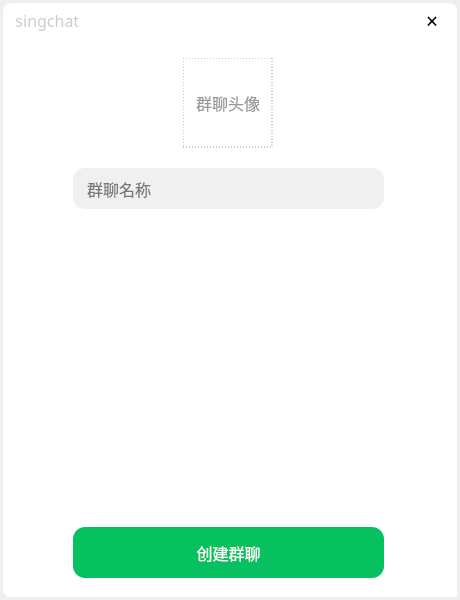
<?xml version="1.0" encoding="UTF-8"?>
<ui version="4.0">
 <class>CreateGroup</class>
 <widget class="QWidget" name="CreateGroup">
  <property name="geometry">
   <rect>
    <x>0</x>
    <y>0</y>
    <width>460</width>
    <height>600</height>
   </rect>
  </property>
  <property name="minimumSize">
   <size>
    <width>460</width>
    <height>600</height>
   </size>
  </property>
  <property name="maximumSize">
   <size>
    <width>460</width>
    <height>600</height>
   </size>
  </property>
  <property name="windowTitle">
   <string>Form</string>
  </property>
  <layout class="QVBoxLayout" name="verticalLayout">
   <property name="spacing">
    <number>3</number>
   </property>
   <property name="leftMargin">
    <number>3</number>
   </property>
   <property name="topMargin">
    <number>3</number>
   </property>
   <property name="rightMargin">
    <number>3</number>
   </property>
   <property name="bottomMargin">
    <number>3</number>
   </property>
   <item>
    <widget class="QWidget" name="shadowwidget" native="true">
     <layout class="QVBoxLayout" name="verticalLayout_2">
      <property name="spacing">
       <number>0</number>
      </property>
      <property name="leftMargin">
       <number>0</number>
      </property>
      <property name="topMargin">
       <number>0</number>
      </property>
      <property name="rightMargin">
       <number>0</number>
      </property>
      <property name="bottomMargin">
       <number>0</number>
      </property>
      <item>
       <widget class="QWidget" name="widget_1" native="true">
        <property name="minimumSize">
         <size>
          <width>0</width>
          <height>35</height>
         </size>
        </property>
        <property name="maximumSize">
         <size>
          <width>16777215</width>
          <height>35</height>
         </size>
        </property>
        <property name="styleSheet">
         <string notr="true">#widget_1 {
    /* 浅灰色背景（微信PC端常用浅灰） */
    background-color: #FFFFFF !important;

    /* 左上角圆角8px（保持原始值，不×5） */
    border-top-left-radius: 8px !important;
    /* 左下角圆角8px（保持原始值） */
    /* border-bottom-left-radius: 8px !important;*/
    border-top-right-radius: 8px !important;
    /* 右上/右下不设圆角，默认尖角，无需额外写 */
    /* 强制显示，排除隐藏/透明干扰 */
    visibility: visible !important;
    opacity: 1 !important;
}
</string>
        </property>
        <layout class="QHBoxLayout" name="horizontalLayout_2">
         <property name="spacing">
          <number>0</number>
         </property>
         <property name="leftMargin">
          <number>0</number>
         </property>
         <property name="topMargin">
          <number>0</number>
         </property>
         <property name="rightMargin">
          <number>0</number>
         </property>
         <property name="bottomMargin">
          <number>0</number>
         </property>
         <item>
          <widget class="QWidget" name="widget_1_2" native="true">
           <property name="minimumSize">
            <size>
             <width>150</width>
             <height>0</height>
            </size>
           </property>
           <property name="maximumSize">
            <size>
             <width>150</width>
             <height>16777215</height>
            </size>
           </property>
           <layout class="QHBoxLayout" name="horizontalLayout_3">
            <property name="spacing">
             <number>0</number>
            </property>
            <property name="leftMargin">
             <number>0</number>
            </property>
            <property name="topMargin">
             <number>0</number>
            </property>
            <property name="rightMargin">
             <number>0</number>
            </property>
            <property name="bottomMargin">
             <number>0</number>
            </property>
            <item>
             <widget class="QLabel" name="label_1_2">
              <property name="font">
               <font>
                <family>微软雅黑</family>
                <pointsize>12</pointsize>
               </font>
              </property>
              <property name="styleSheet">
               <string notr="true">#label_1_2 {
    /* 浅灰色文字（#CCCCCC是通用浅灰，视觉舒适） */
    color: #CCCCCC !important;
    /* 可选：防止父样式覆盖，兜底 */
    background-color: transparent !important;
}</string>
              </property>
              <property name="text">
               <string>   singchat</string>
              </property>
             </widget>
            </item>
           </layout>
          </widget>
         </item>
         <item>
          <spacer name="horizontalSpacer">
           <property name="orientation">
            <enum>Qt::Orientation::Horizontal</enum>
           </property>
           <property name="sizeHint" stdset="0">
            <size>
             <width>337</width>
             <height>20</height>
            </size>
           </property>
          </spacer>
         </item>
         <item>
          <widget class="QWidget" name="widget_1_1" native="true">
           <property name="enabled">
            <bool>true</bool>
           </property>
           <property name="minimumSize">
            <size>
             <width>50</width>
             <height>35</height>
            </size>
           </property>
           <property name="maximumSize">
            <size>
             <width>50</width>
             <height>35</height>
            </size>
           </property>
           <layout class="QHBoxLayout" name="horizontalLayout">
            <property name="spacing">
             <number>0</number>
            </property>
            <property name="leftMargin">
             <number>0</number>
            </property>
            <property name="topMargin">
             <number>0</number>
            </property>
            <property name="rightMargin">
             <number>0</number>
            </property>
            <property name="bottomMargin">
             <number>0</number>
            </property>
            <item>
             <widget class="QPushButton" name="groupclose">
              <property name="minimumSize">
               <size>
                <width>0</width>
                <height>35</height>
               </size>
              </property>
              <property name="maximumSize">
               <size>
                <width>16777215</width>
                <height>35</height>
               </size>
              </property>
              <property name="font">
               <font>
                <family>楷体</family>
                <pointsize>16</pointsize>
               </font>
              </property>
              <property name="styleSheet">
               <string notr="true">#groupclose {
    /* 基础样式：无边框 + 四角圆角 + 透明背景 */
    border: none !important;                /* 彻底隐藏边框 */

    background: transparent !important;     /* 初始透明 */
    /* 右上角圆角8px（保持原始值，不×5） */
    border-top-right-radius: 8px !important;

    outline: none !important;               /* 去掉焦点框（QT默认点击后会有） */
}


/* 鼠标悬浮：浅一号的玫瑰红 */
#groupclose:hover {
    background-color: #E02041 !important; /* 悬浮浅玫瑰红，比默认色淡 */
	color: #FFFFFF !important; /* 悬浮时字体白色 */
}

/* 鼠标按下：颜色变深（深一号的玫瑰红） */
#groupclosee:pressed {
    background-color: #C01838 !important; /* 按下深玫瑰红，比默认色深 */
	color: #FFFFFF !important; /* 悬浮时字体白色 */
}</string>
              </property>
              <property name="text">
               <string>×</string>
              </property>
             </widget>
            </item>
           </layout>
          </widget>
         </item>
        </layout>
       </widget>
      </item>
      <item>
       <widget class="QWidget" name="widget_2" native="true">
        <property name="minimumSize">
         <size>
          <width>0</width>
          <height>200</height>
         </size>
        </property>
        <property name="maximumSize">
         <size>
          <width>16777215</width>
          <height>200</height>
         </size>
        </property>
        <property name="styleSheet">
         <string notr="true">#widget_2 {
    background-color: #FFFFFF !important;
    visibility: visible !important;
    opacity: 1 !important;
    border: none !important;


}</string>
        </property>
        <widget class="QLineEdit" name="groupname">
         <property name="geometry">
          <rect>
           <x>70</x>
           <y>130</y>
           <width>311</width>
           <height>41</height>
          </rect>
         </property>
         <property name="font">
          <font>
           <family>微软雅黑</family>
           <pointsize>12</pointsize>
          </font>
         </property>
         <property name="styleSheet">
          <string notr="true">#groupname {
    /* ① 彻底隐藏边框（包括默认的焦点边框） */
    border: none !important;
    outline: none !important;
    
    /* ② 圆角矩形（12px是微信输入框常用圆角，可按需调整） */
    border-radius: 12px !important;
    
    /* ③ 底色设为#F0F0F0灰色 */
    background-color: #F0F0F0 !important;
    
    /* 优化：内边距，避免文字贴圆角边缘（可选但推荐） */
    padding: 6px 12px !important;
}</string>
         </property>
         <property name="text">
          <string/>
         </property>
         <property name="frame">
          <bool>true</bool>
         </property>
         <property name="placeholderText">
          <string>群聊名称</string>
         </property>
        </widget>
        <widget class="QPushButton" name="btnAvatargroup">
         <property name="geometry">
          <rect>
           <x>180</x>
           <y>20</y>
           <width>90</width>
           <height>90</height>
          </rect>
         </property>
         <property name="font">
          <font>
           <pointsize>12</pointsize>
          </font>
         </property>
         <property name="styleSheet">
          <string notr="true">#btnAvatargroup {
    /* 核心：深灰色(#999999)虚线边框（替代原浅灰#F0F0F0） */
    border: 1px dashed #999999 !important; /* 1px虚线 + 深灰色，视觉更醒目 */

    
    /* 文本颜色：同步改为深灰色#999999 */
    color: #999999 !important;
    
    /* 背景透明，适配多数场景（如需深色底可替换） */
    background-color: transparent !important;
    
    /* 内边距：避免文字贴边框，提升排版舒适度 */
    padding: 6px 12px !important;
    
    /* 清除QT默认焦点框/多余样式 */
    outline: none !important;
}

/* 鼠标悬浮：虚线+文本稍深，增强交互反馈 */
#btnAvatargroup:hover {
    border-color: #888888 !important; /* 悬浮时深一级灰色 */
    color: #888888 !important;
    background-color: rgba(0, 0, 0, 0.03) !important; /* 轻微背景灰，不突兀 */
}

/* 鼠标按下：虚线+文本再深，模拟按压质感 */
#btnAvatargroup:pressed {
    border-color: #777777 !important; /* 按下时最深一级灰色 */
    color: #777777 !important;
}</string>
         </property>
         <property name="text">
          <string>群聊头像</string>
         </property>
        </widget>
       </widget>
      </item>
      <item>
       <widget class="QWidget" name="widget_3" native="true">
        <property name="styleSheet">
         <string notr="true">#widget_3 {
    /* 浅灰色背景（微信PC端常用浅灰） */
    background-color: #FFFFFF !important;

    /* 左下角圆角8px（保持原始值，不×5） */
    border-bottom-left-radius: 8px !important;
    /* 左下角圆角8px（保持原始值） */
    /* border-bottom-left-radius: 8px !important;*/
    border-bottom-right-radius: 8px !important;
    /* 右上/右下不设圆角，默认尖角，无需额外写 */
    /* 强制显示，排除隐藏/透明干扰 */
    visibility: visible !important;
    opacity: 1 !important;
}</string>
        </property>
        <layout class="QVBoxLayout" name="verticalLayout_3">
         <property name="spacing">
          <number>0</number>
         </property>
         <property name="leftMargin">
          <number>0</number>
         </property>
         <property name="topMargin">
          <number>0</number>
         </property>
         <property name="rightMargin">
          <number>0</number>
         </property>
         <property name="bottomMargin">
          <number>0</number>
         </property>
         <item>
          <widget class="QWidget" name="group_widget" native="true">
           <property name="styleSheet">
            <string notr="true"/>
           </property>
           <layout class="QVBoxLayout" name="verticalLayout_4">
            <property name="spacing">
             <number>0</number>
            </property>
            <property name="leftMargin">
             <number>0</number>
            </property>
            <property name="topMargin">
             <number>0</number>
            </property>
            <property name="rightMargin">
             <number>0</number>
            </property>
            <property name="bottomMargin">
             <number>0</number>
            </property>
            <item>
             <widget class="QListView" name="creategroupList">
              <property name="styleSheet">
               <string notr="true">/* 滚动条整体：7px宽+全0边距 */
QListView#creategroupList QScrollBar:vertical {
    width: 7px;
    background: transparent;
    margin: 0px !important;  /* 强制全0 */
    padding: 0px !important; /* 强制全0 */
}

/* 滑槽：全0边距+3px圆角 */
QListView#creategroupList QScrollBar::groove:vertical {
    background: transparent;
    border-radius: 3px;
    margin: 0px !important;
    padding: 0px !important;
}

/* 滑块：核心！全0边距+3px圆角+无挤压 */
QListView#creategroupList QScrollBar::handle:vertical {
    background: #C8C8C8;
    border-radius: 3px;      /* 7px宽用3px圆角，Qt渲染最兼容 */
    margin: 0px !important;  /* 彻底取消所有边距，避免挤压 */
    padding: 0px !important;
    min-height: 30px;        /* 最小高度足够，保证圆角显示 */
}

/* 滑块hover状态 */
QListView#creategroupList QScrollBar::handle:vertical:hover {
    background: #A8A8A8;
}

/* 滑块按下状态 */
QListView#creategroupList QScrollBar::handle:vertical:pressed {
    background: #888888;
}

/* 隐藏箭头：全0边距 */
QListView#creategroupList QScrollBar::sub-line:vertical,
QListView#creategroupList QScrollBar::add-line:vertical {
    height: 0px;
    width: 0px;
    margin: 0px;
    padding: 0px;
}

QListView#creategroupList QScrollBar::up-arrow:vertical,
QListView#creategroupList QScrollBar::down-arrow:vertical {
    image: none;
}

QListView#creategroupList QScrollBar::corner:vertical {
    background: transparent;
    margin: 0px;
    padding: 0px;
}

#creategroupList {
    /* 1. 彻底无边框（核心需求） */
    border: none !important;          /* 去掉列表原生边框 */
    outline: none !important;         /* 去掉焦点高亮框 */
    
    /* 2. 微信风格背景色 */
    background-color: #FFFFFF !important; /* 和微信消息列表背景一致 */
    
    /* 3. 列表项间距（可选，模拟微信列表项间距） */
    spacing: 2px !important;
}

/* 美化滚动条（微信窄滚动条，可选但推荐） */
#creategroupList QScrollBar:vertical {
    background: transparent !important; /* 滚动条背景透明 */
    width: 6px !important;              /* 窄滚动条，贴合微信 */
}
#creategroupList QScrollBar::handle:vertical {
    background-color: #D1D1D1 !important; /* 滚动条滑块颜色 */
    border-radius: 3px !important;        /* 滑块圆角 */
}
#creategroupList QScrollBar::handle:vertical:hover {
    background-color: #BFBFBF !important; /* 鼠标悬浮滑块加深 */
}
#creategroupList QScrollBar::add-page:vertical,
#creategroupList QScrollBar::sub-page:vertical {
    background: transparent !important; /* 滚动条空白区域透明 */
}

/* ============================================== */
/* 新增：隐藏横向滚动条（仅保留垂直滚动条，核心需求） */
/* ============================================== */
/* 1. 横向滚动条整体隐藏：高度设为0，彻底不显示 */
#creategroupList QScrollBar:horizontal {
    height: 0px !important;           /* 横向滚动条高度设为0，隐藏本体 */
    background: transparent !important; /* 背景透明，无残留 */
    margin: 0px !important;           /* 强制边距为0，无多余空白 */
    padding: 0px !important;          /* 强制内边距为0，无多余空白 */
}

/* 2. 横向滚动条滑块隐藏：尺寸设为0，无残留 */
#creategroupList QScrollBar::handle:horizontal {
    width: 0px !important;            /* 滑块宽度设为0，隐藏滑块 */
    height: 0px !important;           /* 滑块高度设为0，隐藏滑块 */
    background: transparent !important; /* 背景透明，无残留 */
}

/* 3. 横向滚动条空白区域透明：无多余底色 */
#creategroupList QScrollBar::add-page:horizontal,
#creategroupList QScrollBar::sub-page:horizontal {
    background: transparent !important;
}

/* 4. 横向滚动条箭头隐藏：彻底消除残留元素 */
#creategroupList QScrollBar::sub-line:horizontal,
#creategroupList QScrollBar::add-line:horizontal {
    width: 0px !important;
    height: 0px !important;
}

#creategroupList QScrollBar::left-arrow:horizontal,
#creategroupList QScrollBar::right-arrow:horizontal {
    image: none !important;
}
</string>
              </property>
             </widget>
            </item>
           </layout>
          </widget>
         </item>
         <item>
          <widget class="QWidget" name="widget_3_1" native="true">
           <property name="minimumSize">
            <size>
             <width>0</width>
             <height>80</height>
            </size>
           </property>
           <property name="maximumSize">
            <size>
             <width>16777215</width>
             <height>80</height>
            </size>
           </property>
           <property name="styleSheet">
            <string notr="true">#widget_3_1 {
    /* 浅灰色背景（微信PC端常用浅灰） */
    background-color: #FFFFFF !important;

    /* 左下角右下角圆角8px（保持原始值） */
    border-bottom-left-radius: 8px !important;
    border-bottom-radius: 8px !important;
    /* 右上/右下不设圆角，默认尖角，无需额外写 */
    /* 强制显示，排除隐藏/透明干扰 */
    visibility: visible !important;
    opacity: 1 !important;
}
</string>
           </property>
           <widget class="QPushButton" name="btncreategroup">
            <property name="geometry">
             <rect>
              <x>70</x>
              <y>10</y>
              <width>311</width>
              <height>51</height>
             </rect>
            </property>
            <property name="font">
             <font>
              <family>微软雅黑</family>
              <pointsize>12</pointsize>
              <bold>false</bold>
             </font>
            </property>
            <property name="styleSheet">
             <string notr="true">#btncreategroup {
    /* ① 彻底隐藏边框（包括默认的焦点边框） */
    border: none !important;
    outline: none !important;
    
    /* ② 圆角矩形（12px微信输入框常用圆角，保留原有设计） */
    border-radius: 12px !important;
    
    /* 常态：微信经典发送按钮绿（核心色 #07C160） */
    background-color: #07C160 !important;
    
    /* 字体颜色设为纯白色，与绿色背景对比清晰 */
    color: #FFFFFF !important;
    
    /* 优化：内边距，避免文字贴圆角边缘（保留原有优化） */
    padding: 6px 12px !important;
}

/* 鼠标悬浮：微信绿深一级（#06B058），视觉反馈自然 */
#btncreategroup:hover {
    background-color: #06B058 !important;
}

/* 鼠标按下：微信绿最深级（#059E4E），模拟按压下沉质感 */
#btncreategroup:pressed {
    background-color: #059E4E !important;
}</string>
            </property>
            <property name="text">
             <string>创建群聊</string>
            </property>
           </widget>
          </widget>
         </item>
        </layout>
       </widget>
      </item>
     </layout>
    </widget>
   </item>
  </layout>
 </widget>
 <resources/>
 <connections/>
</ui>
